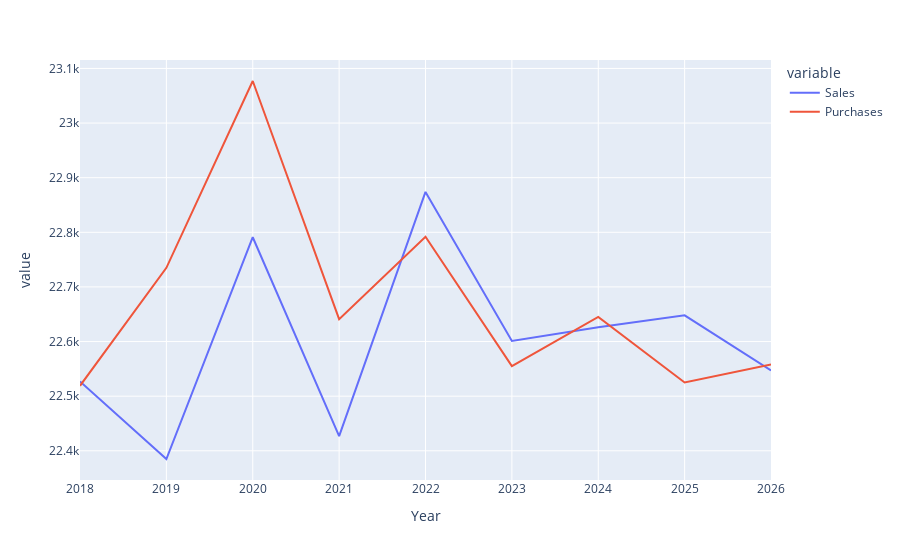

The code cell stored with this chart in its notebook:
### Code cell
fig = px.line(df_group, x='Year', y=['Sales', 'Purchases'])
fig.show()

### Figure 1 — Plotly figure (JSON) as saved in the notebook; plotly's stock layout.template omitted (floating-point values rounded to 4 significant figures)
{"data": [{"hovertemplate": "variable=Sales<br>Year=%{x}<br>value=%{y}<extra></extra>", "legendgroup": "Sales", "line": {"color": "#636efa", "dash": "solid"}, "mode": "lines", "name": "Sales", "orientation": "v", "showlegend": true, "type": "scatter", "x": [2018, 2019, 2020, 2021, 2022, 2023, 2024, 2025, 2026], "xaxis": "x", "y": [22527, 22385, 22791, 22427, 22874, 22601, 22626, 22648, 22547], "yaxis": "y"}, {"hovertemplate": "variable=Purchases<br>Year=%{x}<br>value=%{y}<extra></extra>", "legendgroup": "Purchases", "line": {"color": "#EF553B", "dash": "solid"}, "mode": "lines", "name": "Purchases", "orientation": "v", "showlegend": true, "type": "scatter", "x": [2018, 2019, 2020, 2021, 2022, 2023, 2024, 2025, 2026], "xaxis": "x", "y": [22519, 22735, 23077, 22641, 22792, 22555, 22645, 22525, 22558], "yaxis": "y"}], "layout": {"legend": {"title": {"text": "variable"}, "tracegroupgap": 0}, "margin": {"t": 60}, "xaxis": {"anchor": "y", "domain": [0, 1], "title": {"text": "Year"}}, "yaxis": {"anchor": "x", "domain": [0, 1], "title": {"text": "value"}}}}
